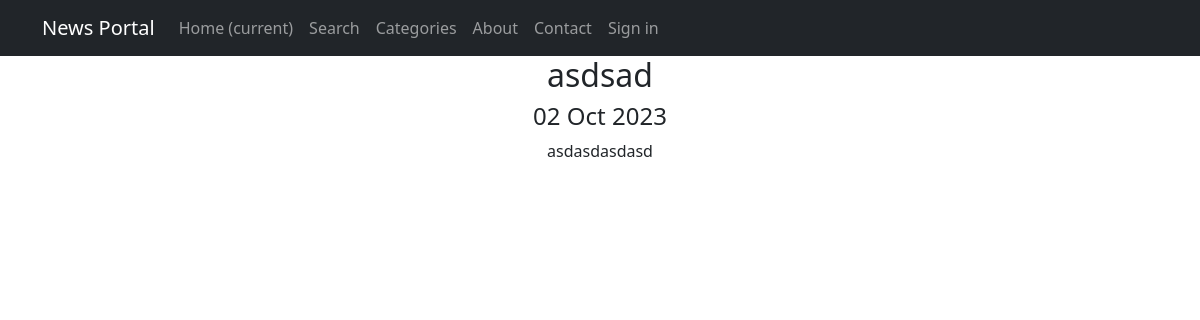
/news/75, run on the app's committed database.
### news/models.py (models this page shows, shortened)
class Post(models.Model):
    author = models.ForeignKey(Author, on_delete=models.CASCADE, related_name='posts')
    type = models.CharField(max_length=2, choices=POSTSTYPE, default=news)
    date = models.DateTimeField(auto_now_add=True)
    category = models.ManyToManyField(Category, through='PostCategory')
    header = models.CharField(max_length=255)
    text = models.TextField()
    rating = models.FloatField(default=0.0)

### news/views.py (the view)
# urls.py: path('<int:pk>', PostDetail.as_view(), name='post'),
class PostDetail(DetailView):
    model = Post
    template_name = 'post.html'
    context_object_name = 'post'
    def get_object(self, *args, **kwargs):
        obj = cache.get(f'post-{self.kwargs["pk"]}', None)
        if not obj:
            obj = super().get_object(queryset=self.queryset)
            cache.set(f'post-{self.kwargs["pk"]}', obj)
        return obj

### news/templatetags/custom_filters.py (called while the page is built)
@register.filter()
def censor(value):
    if not isinstance(value, str):
        return value
    all_words = value.split(' ')
    censored_words = []
    for word in all_words:
        if word.lower() in OBSCENE_WORDS:
            word = word[0] + '*' * (len(word) - 1)
        censored_words.append(word)
    return ' '.join(censored_words)

### templates/post.html (shortened to what this page needs)
{% extends 'flatpages/default.html' %}
{% load custom_filters %}
{% block content %}
<h2>{{ post.header|censor }}</h2>
<h4>{{ post.date|date:'d M Y' }}</h4>
<div>{{ post.text|censor }}</div>
{% endblock content %}

### data on the page
Post: header|censor "asdsad", date "02 Oct 2023", text|censor "asdasdasdasd"
